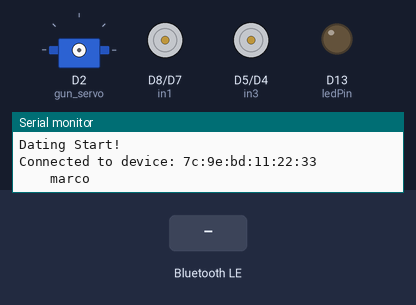
The sketch below on a simulated Arduino Nano 33 IoT. On the bench: servo, motor-driver pin pairs drawn as motors (green arrow = first pin HIGH = forward, orange = second pin HIGH = backward, longer = more drive, scaled by the enable pin), output pins drawn as LEDs (lit = HIGH), the last lines printed to the serial monitor. Inputs (shaded band) come from the test bench. Nothing arrives over Bluetooth unless stated; a phone connects over Bluetooth LE 3 s after start.

Above: at 3.8 s.
3.9 s: Bluetooth LE write "1" received
At 4.7 s:
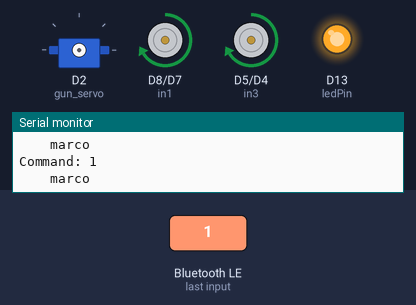
5.4 s: Bluetooth LE write "0" received
At 5.9 s:
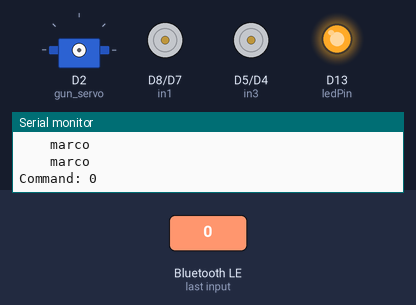
6.9 s: Bluetooth LE write "2" received
At 8.1 s:
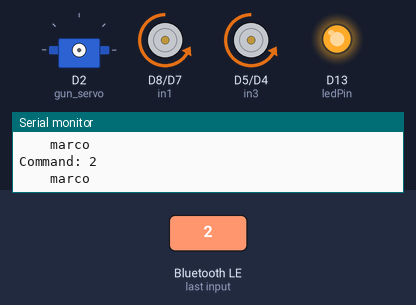
8.4 s: Bluetooth LE write "3" received
At 9.6 s:
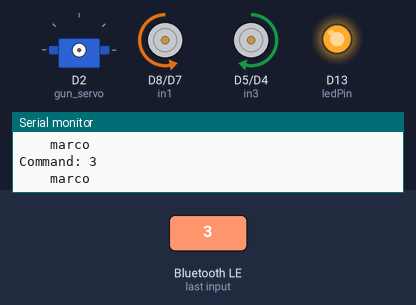
9.9 s: Bluetooth LE write "4" received
At 10.5 s:
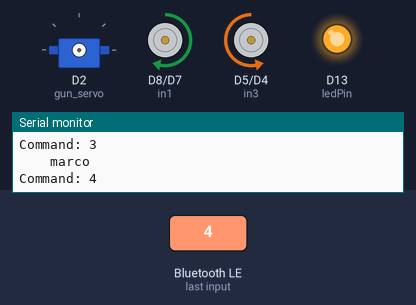
11.4 s: Bluetooth LE write "5" received
Timing chart, 0 to 13.9 s (numbered marks = the images above; inputs shaded):
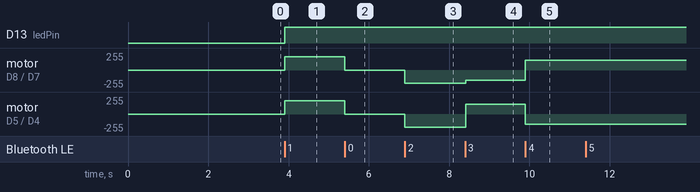

Measured:
- after the input at 3.9 s, D13 (ledPin): LOW → HIGH at once; motor on D8 (in1) / D7 (in2), motor on D5 (in3) / D4 (in4): stopped → forward 200/255 at once
- after the input at 5.4 s, motor on D8 (in1) / D7 (in2), motor on D5 (in3) / D4 (in4): forward 200/255 → stopped at once
- after the input at 6.9 s, motor on D8 (in1) / D7 (in2), motor on D5 (in3) / D4 (in4): stopped → backward 200/255 at once
- after the input at 8.4 s, motor on D8 (in1) / D7 (in2): backward 200/255 → backward 150/255 at once; motor on D5 (in3) / D4 (in4): backward 200/255 → forward 150/255 at once
- after the input at 9.9 s, motor on D8 (in1) / D7 (in2): backward 150/255 → forward 150/255 at once; motor on D5 (in3) / D4 (in4): forward 150/255 → backward 150/255 at once

The sketch:

BLETotalPrototype.ino
```cpp
#include <ArduinoBLE.h>
#include <IRremote.h>
#include <Servo.h>

Servo gun_servo; // servo

BLEService ratService("0000ffe0-0000-1000-8000-00805f9b34fb"); // bluetooth® low energy LED service
BLEByteCharacteristic switchCharacteristic("0000ffe1-0000-1000-8000-00805f9b34fb", BLERead | BLEWrite | BLEWriteWithoutResponse); // bluetooth® low energy LED switch characteristic - custom 128-bit UUID, read and writable by central

// pins for transmitter/reciever
int pin_send = 11;
int pin_rec = 12;

// servo position angle
int pos = 0;

// laser program setup
int hitCount = 0;
unsigned long lastIrSendTime = 0;     // for timing IR sending
const unsigned long irSendInterval = 1000;
unsigned long lastHitTime = 0;        // last valid hit timestamp
const unsigned long hitCooldown = 5000;

// pin for LED
const int ledPin = LED_BUILTIN;

// motor A pins
int enA = 9;
int in1 = 8;
int in2 = 7;
// motor B pins
int enB = 3;
int in3 = 5;
int in4 = 4;

byte currentCommand = 0; // 0 = stop


void setup(){
  Serial.begin(9600);
  while(!Serial);

  // set LED pin to output mode
  pinMode(ledPin, OUTPUT);
  // set all the motor control pins to outputs
	pinMode(enA, OUTPUT);
	pinMode(enB, OUTPUT);
	pinMode(in1, OUTPUT);
	pinMode(in2, OUTPUT);
	pinMode(in3, OUTPUT);
	pinMode(in4, OUTPUT);

  // turn off motors - initial state
	digitalWrite(in1, LOW);
	digitalWrite(in2, LOW);
	digitalWrite(in3, LOW);
	digitalWrite(in4, LOW);

  IrSender.begin(pin_send); // initializes IR sender
  IrReceiver.begin(pin_rec); // Iiitializes the IR receiver object

  // begin initialization
  if(!BLE.begin()){
    Serial.println("starting Bluetooth® Low Energy module failed!");

    while(1);
  }

  // set advertised local name and service UUID:
  BLE.setLocalName("Death Destruction Bot #00");
  BLE.setAdvertisedService(ratService);

  // add the characteristic to the service
  ratService.addCharacteristic(switchCharacteristic);

  // add service
  BLE.addService(ratService);

  // set the initial value for the characteristic:
  switchCharacteristic.writeValue(0);

  // start advertising
  BLE.advertise();

  Serial.println("Dating Start!");
}


void loop(){
  BLEDevice device = BLE.central();

  if (device){
    Serial.print("Connected to device: ");
    Serial.println(device.address());

    while(device.connected()){
      // BLE command receive
      if(switchCharacteristic.written()){
        byte receivedNum;
        switchCharacteristic.readValue(&receivedNum, 1);

        receivedNum = receivedNum - '0';  // ASCII to integer
        Serial.print("Command: ");
        Serial.println(receivedNum);

        currentCommand = receivedNum; // update movement
      }

      // RC car movement
      handleMovement(currentCommand);

      // IR sending (every 1 second)
      if (millis() - lastIrSendTime >= irSendInterval){
        IrSender.sendNEC(0x025, 0x025, 0); // Send IR
        Serial.println("    marco");
        lastIrSendTime = millis(); // reset timer
      }

      // IR receiving
      if(IrReceiver.decode()){
        Serial.println("    polo");

        // check if received data matches 0x025
        if (IrReceiver.decodedIRData.command == 0x025) {
          unsigned long currentTime = millis();

          if (currentTime - lastHitTime >= hitCooldown) {
            hitCount++;
            lastHitTime = currentTime;

            Serial.print("OUCH! Total Hits: ");
            Serial.println(hitCount);

            if (hitCount > 2) {
              TERMINATE();
            }
          }
        }
        IrReceiver.resume(); // ready to receive next signal
      }
    }

    Serial.print(F("Disconnected from device: "));
    Serial.println(device.address());
  }
}


void handleMovement(byte command){
  switch(command){
    case 0: // stop
      stopMotors();
      break;
    case 1: // forward
      digitalWrite(ledPin, HIGH);
      moveForward();
      break;
    case 2: // backward
      digitalWrite(ledPin, HIGH);
      moveBackward();
      break;
    case 3: // turn left
    	digitalWrite(ledPin, HIGH);
      turnLeft();
      break;
    case 4: // turn right
	    digitalWrite(ledPin, HIGH);
      turnRight();
      break;
    case 5: // turn gun left
      digitalWrite(ledPin, HIGH);
      turngunLeft();
      break;
    case 6: // turn gun left
      digitalWrite(ledPin, HIGH);
      turngunRight();
      break;
    default:
      digitalWrite(ledPin, LOW);
      stopMotors();
      break;
  }
}


// movement functions:
void moveForward(){
  analogWrite(enA, 200);
  analogWrite(enB, 200);
  digitalWrite(in1, HIGH);
  digitalWrite(in2, LOW);
  digitalWrite(in3, HIGH);
  digitalWrite(in4, LOW);
}

void moveBackward(){
  analogWrite(enA, 200);
  analogWrite(enB, 200);
  digitalWrite(in1, LOW);
  digitalWrite(in2, HIGH);
  digitalWrite(in3, LOW);
  digitalWrite(in4, HIGH);
}

void turnLeft(){
  analogWrite(enA, 150);
  analogWrite(enB, 150);
  digitalWrite(in1, LOW);
  digitalWrite(in2, HIGH);
  digitalWrite(in3, HIGH);
  digitalWrite(in4, LOW);
}

void turnRight(){
  analogWrite(enA, 150);
  analogWrite(enB, 150);
  digitalWrite(in1, HIGH);
  digitalWrite(in2, LOW);
  digitalWrite(in3, LOW);
  digitalWrite(in4, HIGH);
}

void turngunLeft(){
  gun_servo.attach(2);
  gun_servo.write(180);
  delay(200);
  gun_servo.detach();
}

void turngunRight(){
  gun_servo.attach(2);
  gun_servo.write(-180);
  delay(200);
  gun_servo.detach();
}

void stopMotors(){
  digitalWrite(in1, LOW);
  digitalWrite(in2, LOW);
  digitalWrite(in3, LOW);
  digitalWrite(in4, LOW);
}

void TERMINATE(){
  Serial.println("\n Game Over :(");

  // stop IR communication
  IrReceiver.stop(); // Correct way to stop IR receiving
  // IrSender does not need explicit disabling, just stop using it

  // turn off the motors
  digitalWrite(in1, LOW);
  digitalWrite(in2, LOW);
  digitalWrite(in3, LOW);
  digitalWrite(in4, LOW);

  // turn off the LED
  digitalWrite(ledPin, LOW);

  // stop BLE
  BLE.stopAdvertise();
  BLE.disconnect();
  BLE.end();

  while(1){
    digitalWrite(ledPin, HIGH);
    delay(250);
    digitalWrite(ledPin, LOW);
    delay(250);
  }
}
```
